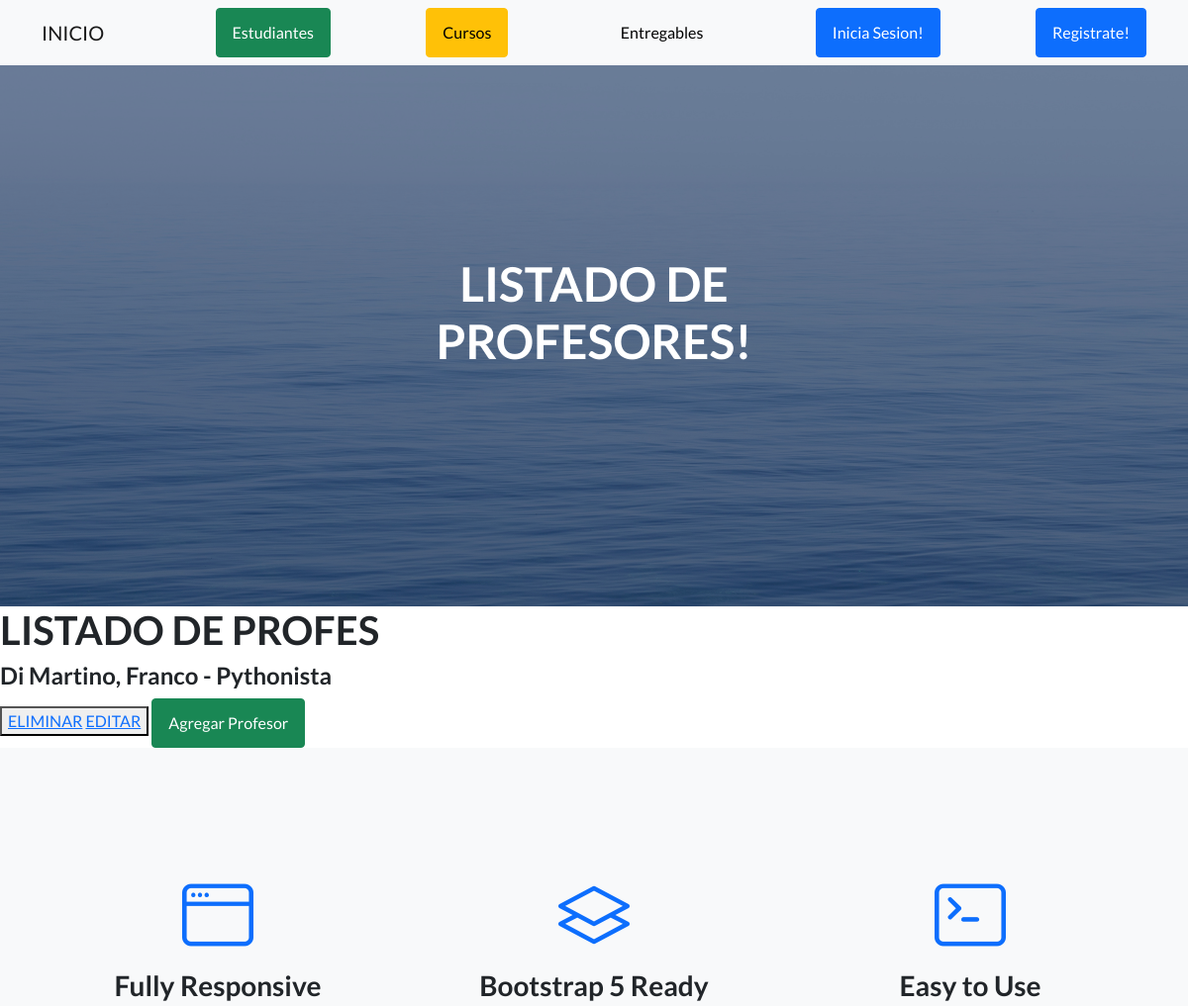
Page /AppCoder/leerProfesores/ (upper part) on the earlier database version.
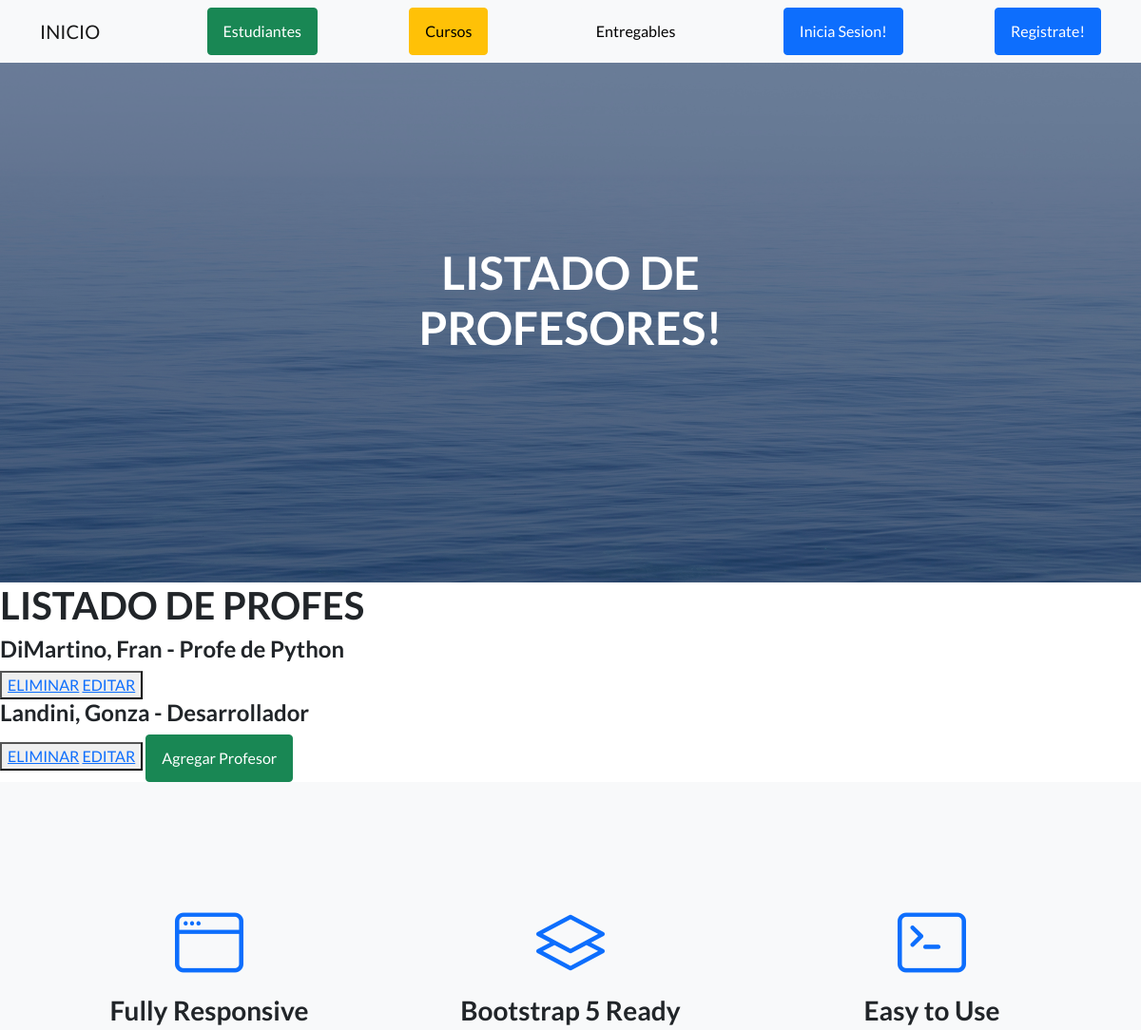
Same page on the later database version.
### AppCoder/models.py (models this page shows)
class Profesor(models.Model):
    nombre= models.CharField(max_length=50)
    apellido= models.CharField(max_length=50)
    email= models.EmailField()
    profesion= models.CharField(max_length=50)
    def __str__(self) -> str:
        return self.apellido+" "+self.nombre

### AppCoder/views.py (the view)
# urls.py: path('leerProfesores/', leerProfesores, name='leerProfesores'),
def leerProfesores(request):
    profesores=Profesor.objects.all()
    print(profesores)
    return render(request, "Appcoder/leerProfesores.html", {"profesores":profesores})

### AppCoder/templates/AppCoder/leerProfesores.html (shortened to what this page needs)
{% extends "AppCoder/padre.html" %}
{% load static %}
{% block titulo_de_pagina %}
<h1 class="mb-5">LISTADO DE PROFESORES!</h1>
{% endblock %}
{% block contenido_que_cambia %}
{% if mensaje %}
<h2>{{ mensaje }}</h2>
{% else %}
<h1>LISTADO DE PROFES</h1>
{% for profe in profesores %}
<h4>{{ profe.apellido }}, {{ profe.nombre }} - {{ profe.profesion }}</h4>
<button>
    <a href="{% url 'eliminarProfesor' profe.id %}">ELIMINAR</a>
    <a href="{% url 'editarProfesor' profe.id %}">EDITAR</a>
</button>
{% endfor %}
{% endif %}
<a class="btn btn-success" href="{% url 'profeFormulario' %}">Agregar Profesor</a>
{% endblock %}

### AppCoder/templates/AppCoder/padre.html (shortened to what this page needs)
<!DOCTYPE html>
<html lang="en">
    <head>
        {% load static %}
        <link href="https://cdn.jsdelivr.net/npm/bootstrap-icons@1.5.0/font/bootstrap-icons.css" rel="stylesheet" type="text/css" />
        <link href="{% static 'AppCoder/css/styles.css' %}" rel="stylesheet" />
    </head>
    <body>
        <nav class="navbar navbar-light bg-light static-top">
            <div class="container">
                <a class="navbar-brand" href="{% url 'inicio' %}">INICIO</a>
                <a class="btn btn-success" href="{% url 'estudiantes' %}">Estudiantes</a>
                <a class="btn btn-warning" href="{% url 'cursos' %}">Cursos</a>
                <a class="btn btn-light" href="{% url 'entregables' %}">Entregables</a>
                {% if not request.user.is_authenticated %}
                <a class="btn btn-primary" href="{% url 'login' %}">Inicia Sesion!</a>
                <a class="btn btn-primary" href="{% url 'register' %}">Registrate!</a>
                {% else %}
                <p>Hola! {{ user.username }}</p>
                <img src="{{ imagen }}" alt="">
                <a class="btn btn-primary" href="{% url 'logout' %}">Cerrar Sesion</a>
                {% endif %}
            </div>
        </nav>
        <header class="masthead">
            <div class="container position-relative">
                <div class="row justify-content-center">
                    <div class="col-xl-6">
                        <div class="text-center text-white">
                            {% block titulo_de_pagina %}  {% endblock %}
                        </div>
                    </div>
                </div>
            </div>
        </header>
        <div>
        {% block contenido_que_cambia %}
        {% endblock %}
        </div>
        <section class="features-icons bg-light text-center">
            <div class="container">
                <div class="row">
                    <div class="col-lg-4">
                        <div class="features-icons-item mx-auto mb-5 mb-lg-0 mb-lg-3">
                            <div class="features-icons-icon d-flex"><i class="bi-window m-auto text-primary"></i></div>
                            <h3>Fully Responsive</h3>
                        </div>
                    </div>
                    <div class="col-lg-4">
                        <div class="features-icons-item mx-auto mb-5 mb-lg-0 mb-lg-3">
                            <div class="features-icons-icon d-flex"><i class="bi-layers m-auto text-primary"></i></div>
                            <h3>Bootstrap 5 Ready</h3>
                        </div>
                    </div>
                    <div class="col-lg-4">
                        <div class="features-icons-item mx-auto mb-0 mb-lg-3">
                            <div class="features-icons-icon d-flex"><i class="bi-terminal m-auto text-primary"></i></div>
                            <h3>Easy to Use</h3>
                        </div>
                    </div>
                </div>
            </div>
        </section>
    </body>
</html>

Differences in the rows shown:
changed Profesor: apellido "Di Martino" → "DiMartino"; nombre "Franco" → "Fran"; profesion "Pythonista" → "Profe de Python"
added Profesor: apellido "Landini", nombre "Gonza", profesion "Desarrollador"
